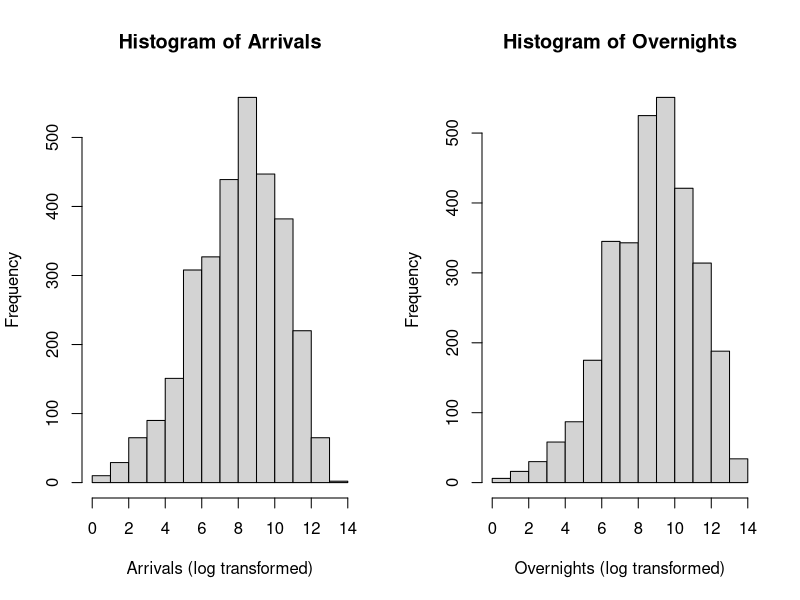

The R script that drew this image: (Note: this script raises an error after producing the figure.)
## ---- chunk 1
knitr::opts_chunk$set(echo = TRUE)
## ---- chunk 2
## packages
library(readr)
library(ggplot2)
## ---- chunk 3
swiss_hotel_panel <- read_csv("data/processed/swiss_hotel_panel.csv")
## ---- chunk 4
head(swiss_hotel_panel)
## ---- chunk 5
summary(swiss_hotel_panel[, c("arrivals", "overnights")])
## ---- chunk 6
par(mfrow = c(1, 2))
hist(log(swiss_hotel_panel$arrivals), main = 'Histogram of Arrivals', xlab = 'Arrivals (log transformed)')
hist(log(swiss_hotel_panel$overnights), main = 'Histogram of Overnights', xlab = 'Overnights (log transformed)')
## ---- chunk 7
glm_arrivals = glm(arrivals ~ ., 
                   data = swiss_hotel_panel,
                   family = 'quasipoisson')
summary(glm_arrivals)

## ---- chunk 8
n_growth = tapply(swiss_hotel_panel$growth == 1, swiss_hotel_panel$year, sum, na.rm = TRUE)

yoy_growth = as.numeric(n_growth) / as.numeric(table(swiss_hotel_panel$year))
## ---- chunk 9
years = as.numeric(colnames(tbl_growth))

plot(years, yoy_growth, type = "b", pch = 16,
     xlab = "Year", ylab = "Share with YoY growth",
     main = "YoY Growth in Hotel Stays", xaxt = "n")
axis(1, at = years)
## ---- chunk 10

glm_sample_rows = sample.int(nrow(swiss_hotel_panel), floor(0.7 * nrow(swiss_hotel_panel)))

glm_train_dataset <- swiss_hotel_panel[glm_sample_rows, ]   
glm_test_dataset  <- swiss_hotel_panel[-glm_sample_rows, ]  
## ---- chunk 11
##not sure how many vars you can include in one of these
glm.growth = glm(growth ~ 
                  gdp_growth_origin
                 +real_fx_index
                 +rel_income
                 +visa_required
                 +origin_group
                 +year,
                 data = glm_train_dataset,
                 family = 'binomial')
summary(glm.growth)
## ---- chunk 12
glm.growth_origin = glm(growth~gdp_growth_origin, data = glm_train_dataset, family = 'binomial')
plot(glm_train_dataset$gdp_growth_origin, glm_train_dataset$growth)
## ---- chunk 13
####### THIS GRAPH IS INCOMPLETE AND I HAVE NO IDEA WHAT IT REPRESENTS


glm_origin_growth_predict <- predict(glm.growth_origin, glm_train_dataset, type = "link")
b <- coef(glm.growth_origin)

plot(glm_origin_growth_predict, 
     as.numeric(glm_train_dataset$gdp_growth_origin), 
     pch = 16, 
     col = rgb(0, 0, 0, 0.3),
     xlab = "GDP Growth Origin", 
     ylab = "P(growth)")

curve(plogis(b[1] + b[2] * x), 
      add = TRUE, col = "red", lwd = 2)
